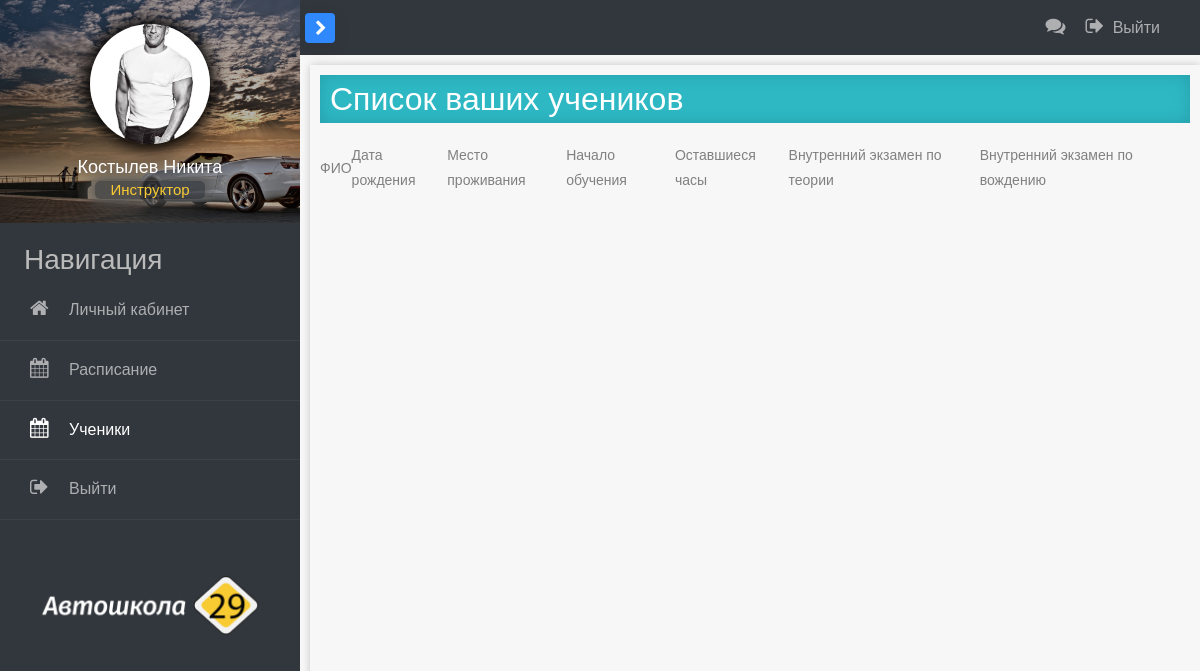
The app's page /students, older data.
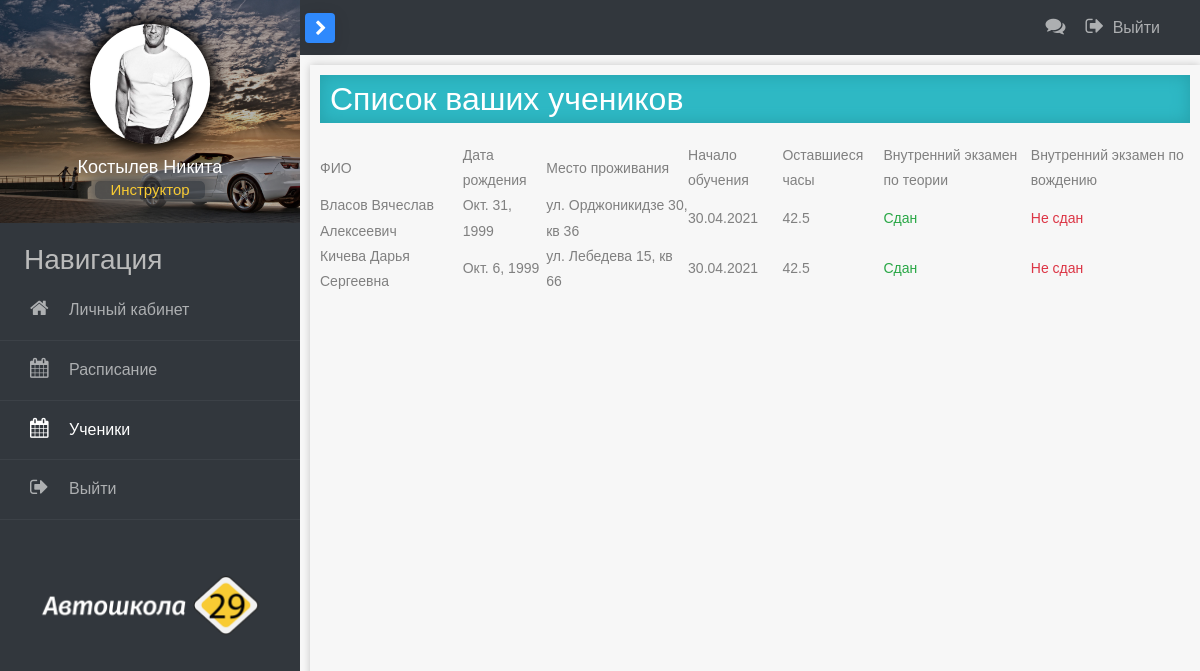
The same page, newer data.
### main/models.py (models this page shows, shortened)
class Ucheniki(models.Model):
    name = models.CharField('Имя', max_length=250)
    fam = models.CharField('Фамилия', max_length=250)
    otch = models.CharField('Отчество', max_length=250, null=True)
    fioUch = models.CharField('ФИО', max_length=60)
    address = models.CharField('Адрес проживания', max_length=250)
    tel = models.CharField('Телефон', max_length=20)
    email = models.CharField('Электронынй адрес', max_length=150)
    photo = models.CharField('Фотография', max_length=150)
    gruppa = models.CharField('Группа', max_length=10, default='')
    date_rogd = models.DateField('Дата рождения')
    class Meta:
        verbose_name = 'Ученики'
        verbose_name_plural = 'Ученики'

### main/views.py (the view)
# urls.py: path('students', views.students, name='students'),
def students(request):
    students = Ucheniki.objects.all()
    return render(request, 'main/students.html', {'students': students})

### main/templates/main/students.html (shortened to what this page needs)
{% extends 'main/layout-teacher.html' %}
{% load static %}
{% block content %}
    <h2 class="page-title">Список ваших учеников</h2>
    <table id="table_id" class="display">
        <thead>
        <tr>
            <th>ФИО</th>
            <th>Дата рождения</th>
            <th>Место проживания</th>
            <th>Начало обучения</th>
            <th>Оставшиеся часы</th>
            <th>Внутренний экзамен по теории</th>
            <th>Внутренний экзамен по вождению</th>
        </tr>
        </thead>
        {% if students %}
            {% for el in students %}
                <tr class="student-line" aria-hidden="true" data-toggle="modal" data-target="#studentModal">
                    <td>{{ el.fam }} {{ el.name }} {{ el.otch }}</td>
                    <td>{{ el.date_rogd }}</td>
                    <td>{{ el.address }}</td>
                    <td>30.04.2021</td>
                    <td>42.5</td>
                    <td class="text-success">Сдан</td>
                    <td class="text-danger">Не сдан</td>
                </tr>
            {% endfor %}
        {% endif %}
    </table>
{% endblock %}

Row changes from the older to the newer data that the page shows:
added Ucheniki: fam "Власов", name "Вячеслав", otch "Алексеевич", date_rogd "Окт. 31, 1999", address "ул. Орджоникидзе 30, кв 36"
added Ucheniki: fam "Кичева", name "Дарья", otch "Сергеевна", date_rogd "Окт. 6, 1999", address "ул. Лебедева 15, кв 66"
